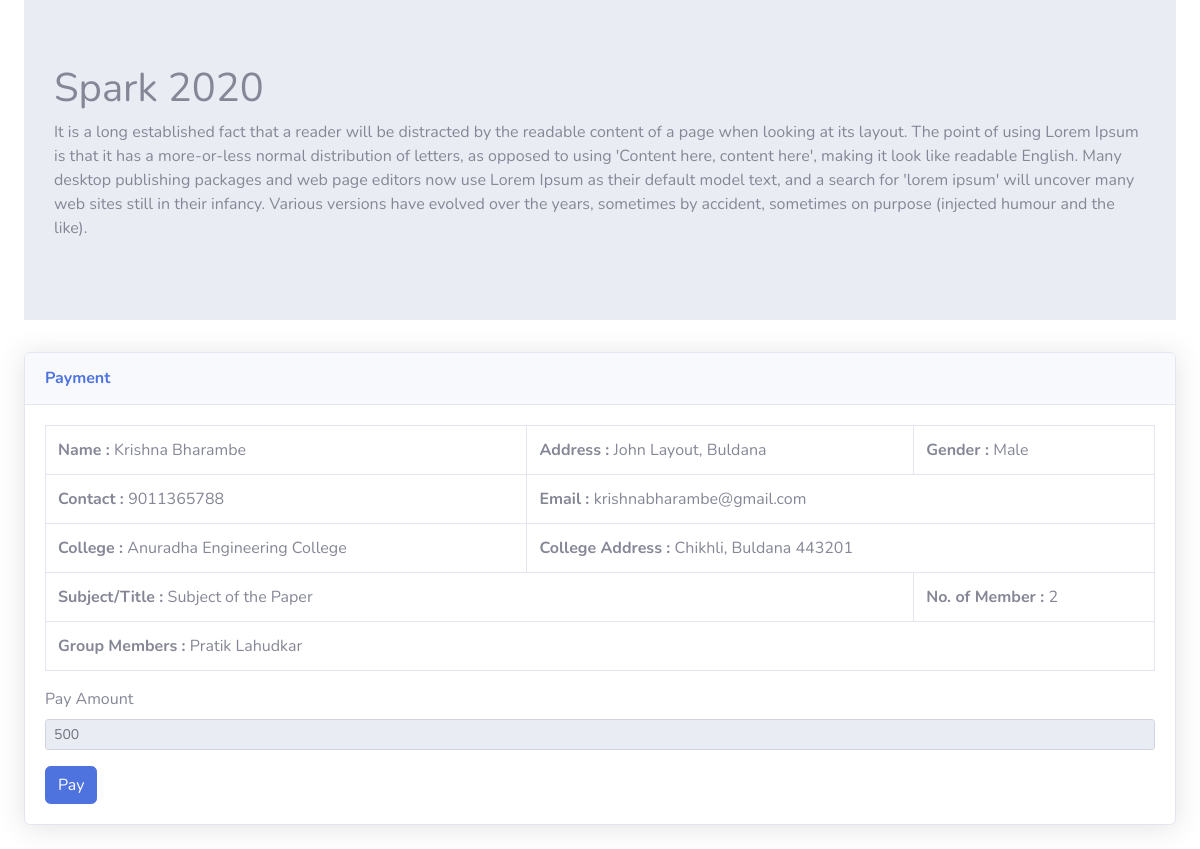
The app's page /dashboard/client/clientpay/1/1/ with its own data.
### dashboard/models.py (models this page shows)
class QREvent(models.Model):
    title = models.CharField(max_length=10801)
    description = models.TextField()
    status = models.CharField(max_length=256)
    disabledesc = models.CharField(max_length=256)
    feeamount = models.CharField(max_length=50)
    enablepayment = models.CharField(max_length=50)

class QRForm(models.Model):
    eventid = models.CharField(max_length=64)
    fullname = models.CharField(max_length=512)
    noofmembers = models.CharField(max_length=64)
    gender = models.CharField(max_length=512)
    college = models.CharField(max_length=512)
    collegeaddress = models.CharField(max_length=512)
    address = models.CharField(max_length=512)
    contact = models.CharField(max_length=512)
    email = models.EmailField(max_length=254)
    subject = models.CharField(max_length=512)
    groupmembers= models.CharField(max_length=4000)
    mailsent= models.CharField(max_length=15)

### dashboard/views.py (the view)
# urls.py: path('client/clientpay/<int:eid>/<int:cid>/',views.clientpay,name="clientpay"),
def clientpay(request,eid,cid):
    if request.method == 'POST':
        QRE = QRevent.objects.get(pk=eid)
        param_dict = {
                'MID': 'lSjRuh38953433535881',
                'ORDER_ID': str(cid),
                'TXN_AMOUNT': str(QRE.feeamount),
                'CUST_ID': str(cid),
                'INDUSTRY_TYPE_ID': 'Retail',
                'WEBSITE': 'WEBSTAGING',
                'CHANNEL_ID': 'WEB',
                'CALLBACK_URL':'http://127.0.0.1:8000/dashboard/payconfirm/',
        }
        param_dict['CHECKSUMHASH'] = Checksum.generate_checksum(param_dict, MERCHANT_KEY)
        return render(request, 'dashboard/paytm.html', {'param_dict': param_dict})
    else:
        QRF = QRForm.objects.get(pk=cid)
        QRE = QRevent.objects.get(pk=eid)
        return render (request,'dashboard/clientpay.html',{'QRE':QRE,'QRF':QRF})

### dashboard/templates/dashboard/clientpay.html (shortened to what this page needs)
{% load static %}
<!DOCTYPE html>
<html lang="en">
<head>
    <link href="{% static 'vendor/fontawesome-free/css/all.min.css" rel="stylesheet' %}" type="text/css">
    <link href="{% static 'css/sb-admin-2.min.css' %}" rel="stylesheet">
</head>
<body id="page-top">
    <div class="container-fluid">
        <div class="jumbotron jumbotron-fluid">
            <div class="container">
                <h1>{{QRE.title}}</h1>
                <p>{{QRE.description}}</p>
            </div>
        </div>
        <div class="card shadow mb-4 mt-4">
            <div class="card-header py-3">
                <h6 class="m-0 font-weight-bold text-primary">Payment</h6>
            </div>
            <div class="card-body">
                <table class="table table-bordered" width="100%" cellspacing="0">
                    <tbody>
                        <tr>
                            <td> <b>Name : </b>{{QRF.fullname}}</td>
                            <td> <b>Address : </b>{{QRF.address}}</td>
                            <td> <b>Gender : </b>{{QRF.gender}}</td>
                        </tr>
                        <tr>
                            <td> <b>Contact : </b>{{QRF.contact}}</td>
                            <td colspan="2"> <b>Email : </b>{{QRF.email}}</td>
                        </tr>
                        <tr>
                            <td> <b>College : </b>{{QRF.college}}</td>
                            <td colspan="2"> <b>College Address : </b>{{QRF.collegeaddress}}</td>
                        </tr>
                        <tr>
                            <td colspan="2"><b>Subject/Title : </b>{{QRF.subject}}</td>
                            <td><b>No. of Member : </b>{{QRF.noofmembers}}</td>
                        </tr>
                        <tr>
                            <td colspan="3"><b>Group Members : </b>{{QRF.groupmembers}}</td>
                        </tr>
                    </tbody>
                </table>
                <form action="{% url 'clientpay' eid=QRE.id cid=QRF.id %}" method="post">{% csrf_token %}
                    <div class="form-group">
                        <label for="">Pay Amount</label>
                        <input type="text" class="form-control form-control-sm" name="feeamount" id="" aria-describedby="helpId"
                            placeholder="" value="{{QRE.feeamount}}" readonly>
                    </div>
                    <button type="submit" name="feepay" class="btn btn-primary">Pay</button>
                </form>
            </div>
        </div>
    </div>
</body>
</html>

### records on screen
QREvent: title "Spark 2020", description "It is a long established fact that a reader will be distracted by the readable content of a page when looking at its layout. The point of using Lorem Ipsum is that it has a more-or-less normal distribution of letters, as opposed to using 'Content here, content here', making it look like readable English. Many desktop publishing packages and web page editors now use Lorem Ipsum as their default model text, and a search for 'lorem ipsum' will uncover many web sites still in their infancy. Various versions have evolved over the years, sometimes by accident, sometimes on purpose (injected humour and the like).", feeamount "500"
QRForm: fullname "Krishna Bharambe", address "John Layout, Buldana", gender "Male", contact "9011365788", email "krishnabharambe@gmail.com", college "Anuradha Engineering College", collegeaddress "Chikhli, Buldana 443201", subject "Subject of the Paper", noofmembers "2", groupmembers "Pratik Lahudkar"
